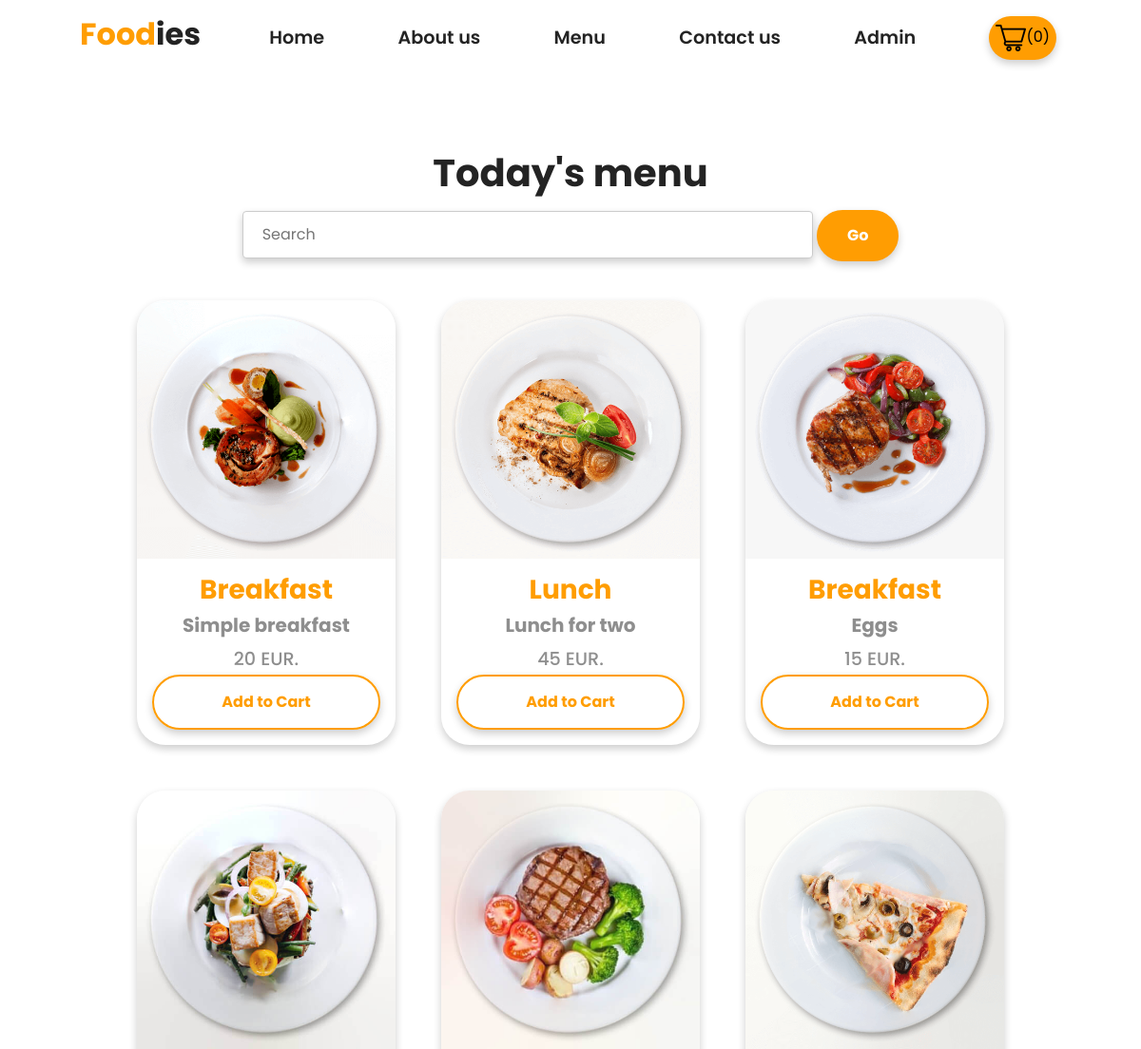
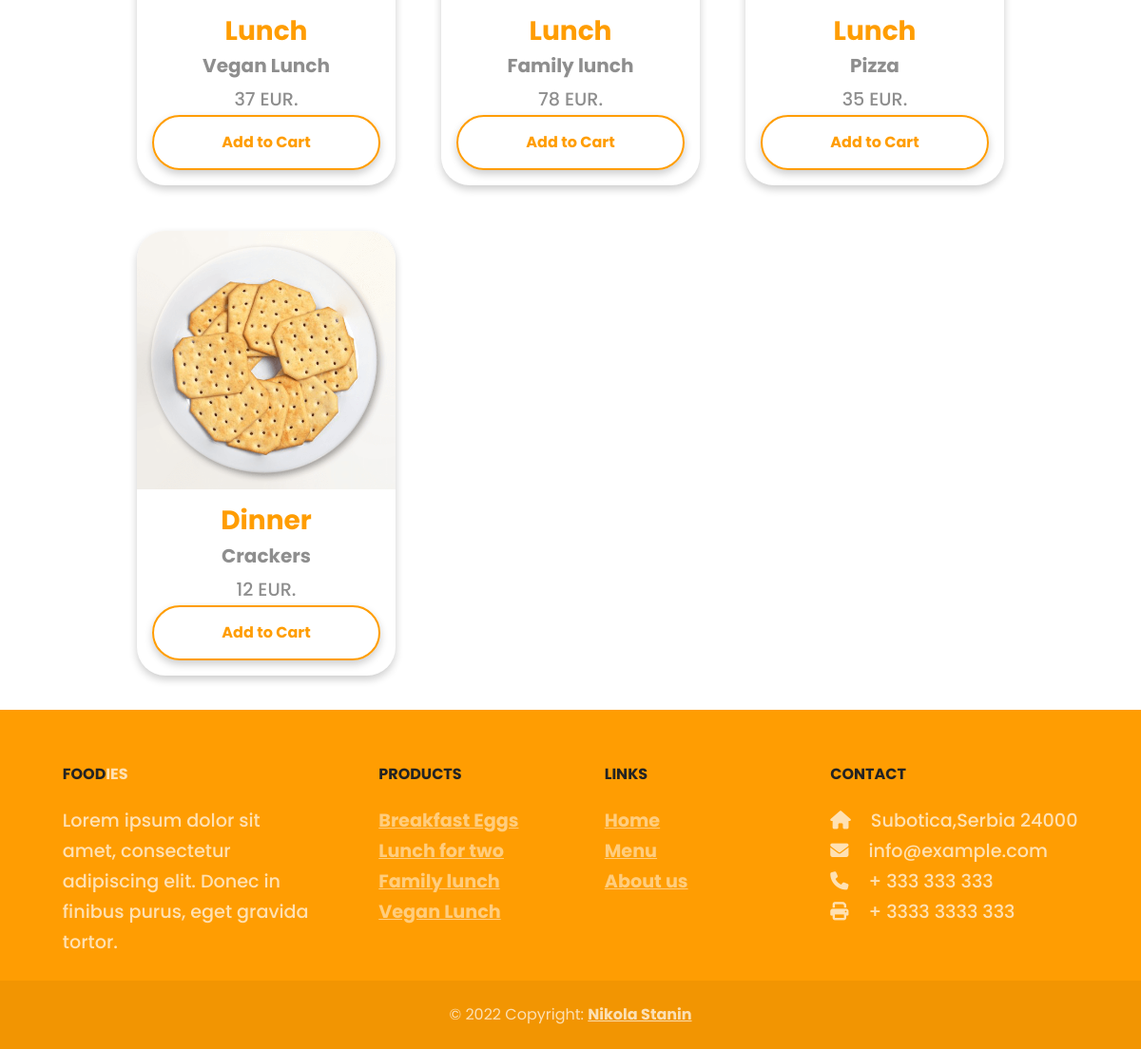
Page /menu.php on the committed database (2 pictures, top to bottom).
### tables this page shows
CREATE TABLE `products` (
  `id` int(8) UNSIGNED NOT NULL,
  `category` varchar(255) NOT NULL,
  `name` varchar(255) NOT NULL,
  `price` int(10) UNSIGNED NOT NULL,
  `photo` varchar(255) NOT NULL,
  `availability` tinyint(4) NOT NULL
);

### menu.php (the view, shortened to what this page needs)
<?php
include "header.php";
$connect = new mysqli(HOST,USER,PASS,DATABASE);
$sql_str = "";
if (isset($sql_str)) {
    $sql = "SELECT id, category, name, price, photo, availability FROM products " . $sql_str;
    if ($result = $connect -> query($sql)) {
        while ($row = $result -> fetch_assoc()) {
            $products[] = $row;
        }
    }
}
?>
        <section id="menu">
            <h1>Today's menu</h1>
            <form class="product-search" method="get">
                <input placeholder="Search" name="search" type="text">
                <button class="btn btn-yellow"type="submit">Go</button>
            </form>
            <div class="products container-fluid">
                <?php
                if (!empty($products)) {
                    foreach ($products as $key => $value) {
                        echo '<div class="product-list__item">
                        <img src="'.$value['photo'].'" class="product-list-img" alt="" width="100%">
                                <div class="product-list__container">
                                    <h3 class="product-list__title">'.$value['category'].'</h3>
                                    <h5 class="product-list__subtitle">'.$value['name'].'</h5>
                                    <p class="product-list__price">'.$value['price'].' EUR.</p>
                                    <button  class="product-list__button btn-yellow btn-transparent">Add to Cart </button>
                                </div>
                            </div>';
                    }
                }
                else {
                    echo '<p > Products not found </p>';
                }
                ?>
            </div>
         </section>
<?php include "footer.php"?>

### css/styles.css (style rules this page uses)
* { margin: 0; padding: 0; box-sizing: border-box; }
html { scroll-behavior: smooth; }
body { font-family: Poppins; overflow-x: hidden; }
h1, h2, h3, h4, h5, h6, a { font-weight: 700; color: #232323; }
p { color: #8E8E8E; font-size: 1.2rem; font-weight: 500; line-height: 2rem; width: 50%; margin: auto; text-align: center; }
.container-fluid { padding: 3% 7%; }
.btn-yellow { background-color: #FF9D02; padding: 15px 32px; text-align: center; text-decoration: none; box-shadow: 0 4px 8px 0 rgba(0, 0, 0, 0.2); display: inline-block; font-size: 16px; border-style: none; border-radius: 30px; color: white; font-weight: 700; }
.btn-transparent { color: #FF9D02; background-color: transparent; border: 2px solid #FF9D02; }
input { width: 50%; padding: 12px 20px; margin: 8px 0; display: inline-block; border: 1px solid #ccc; border-radius: 4px; box-sizing: border-box; box-shadow: 0 4px 8px 0 rgba(0, 0, 0, 0.2); }
#menu { text-align: center; }
#menu .products { max-width: 90%; margin: 0 auto; display: grid; grid-gap: 3rem; }
#menu img { border-radius: 30px 30px 0 0; }
#menu .product-list__item { box-shadow: 0 4px 8px 0 rgba(0, 0, 0, 0.2); transition: 0.3s; padding: 0rem; height: auto; border-radius: 30px; }
#menu .product-list__container { padding: 1rem; }
#menu .product-list__container h3 { color: #FF9D02; }
#menu .product-list__container h5 { color: #8E8E8E; }
#menu .product-list__container button { width: 100%; transition: color .15s ease-in-out, background-color .15s ease-in-out, border-color .15s ease-in-out, box-shadow .15s ease-in-out; }
@media only screen and (min-width: 600px) { .products { grid-template-columns: repeat(2, 1fr); } }
@media only screen and (min-width: 992px) { .products { grid-template-columns: repeat(3, 1fr); } }

### rows in the picture
products: photo (picture), category "Breakfast", name "Simple breakfast", price "20"
products: photo (picture), category "Lunch", name "Lunch for two", price "45"
products: photo (picture), category "Breakfast", name "Eggs", price "15"
products: photo (picture), category "Lunch", name "Vegan Lunch", price "37"
products: photo (picture), category "Lunch", name "Family lunch", price "78"
products: photo (picture), category "Lunch", name "Pizza", price "35"
products: photo (picture), category "Dinner", name "Crackers", price "12"
